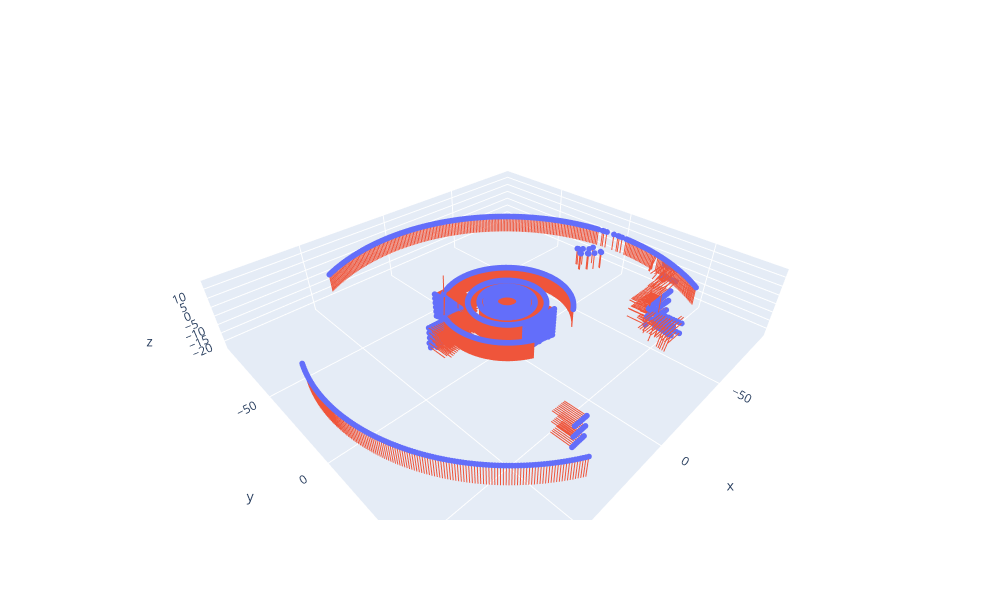

Notebook cell for this chart:
### Code cell
# Plot normals
general.plot_normals(P,normals)
# plt_normals = 10*estimator.get_normals()
# ax = general.plot_3D_setup(P)
# ax.scatter3D(P[:,0], P[:,1], P[:,2], marker='.')  
# ax.quiver(P[:,0],P[:,1],P[:,2],plt_normals[:,0],plt_normals[:,1],plt_normals[:,2],color='r')

### Figure 1 — Plotly figure (JSON) as saved in the notebook; plotly's stock layout.template omitted (floating-point values rounded to 4 significant figures; data arrays with more than 128 entries replaced by an {"elided": "..."} marker saying what was removed)
{"data": [{"marker": {"size": 2}, "mode": "markers", "type": "scatter3d", "x": {"elided": "6528 float values"}, "y": {"elided": "6528 float values"}, "z": {"elided": "6528 float values"}}, {"mode": "lines", "type": "scatter3d", "x": {"elided": "19584 float values"}, "y": {"elided": "19584 float values"}, "z": {"elided": "19584 float values"}}], "layout": {"height": 600, "scene": {"aspectmode": "data"}, "showlegend": false, "width": 1000}}
